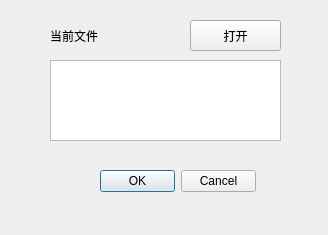
<?xml version="1.0" encoding="UTF-8"?>
<ui version="4.0">
 <class>Dialog</class>
 <widget class="QDialog" name="Dialog">
  <property name="geometry">
   <rect>
    <x>0</x>
    <y>0</y>
    <width>328</width>
    <height>235</height>
   </rect>
  </property>
  <property name="windowTitle">
   <string>Dialog</string>
  </property>
  <widget class="QTextEdit" name="textEdit">
   <property name="geometry">
    <rect>
     <x>50</x>
     <y>60</y>
     <width>231</width>
     <height>81</height>
    </rect>
   </property>
  </widget>
  <widget class="QLabel" name="label">
   <property name="geometry">
    <rect>
     <x>50</x>
     <y>30</y>
     <width>54</width>
     <height>12</height>
    </rect>
   </property>
   <property name="text">
    <string>当前文件</string>
   </property>
  </widget>
  <widget class="QPushButton" name="pushButton">
   <property name="geometry">
    <rect>
     <x>190</x>
     <y>20</y>
     <width>91</width>
     <height>31</height>
    </rect>
   </property>
   <property name="text">
    <string>打开</string>
   </property>
  </widget>
  <widget class="QDialogButtonBox" name="buttonBox">
   <property name="geometry">
    <rect>
     <x>100</x>
     <y>170</y>
     <width>156</width>
     <height>23</height>
    </rect>
   </property>
   <property name="standardButtons">
    <set>QDialogButtonBox::Cancel|QDialogButtonBox::Ok</set>
   </property>
  </widget>
 </widget>
 <resources/>
 <connections/>
</ui>
